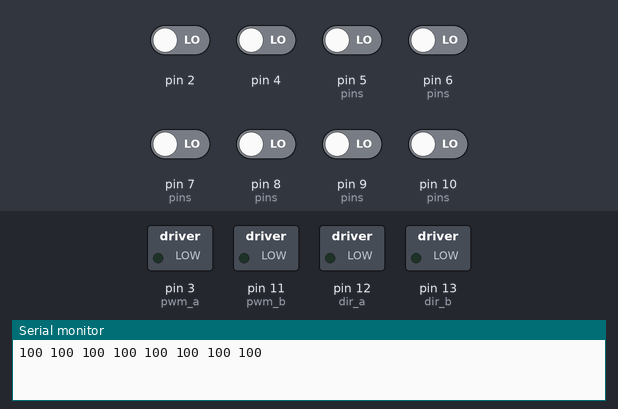
A sketch run on a simulated Arduino Uno, built with avr-gcc and run on an emulated ATmega328P. Shown: switched loads named in the sketch (green lamp = pin HIGH), the last lines printed to the serial monitor. Inputs (shaded band) come from the test bench; at power-on: pin 2, pin 4, pin 5 (pins), pin 6 (pins), pin 7 (pins), pin 8 (pins), pin 9 (pins), pin 10 (pins) LOW.

Above: at 0.01 s.
At 1.2 s:
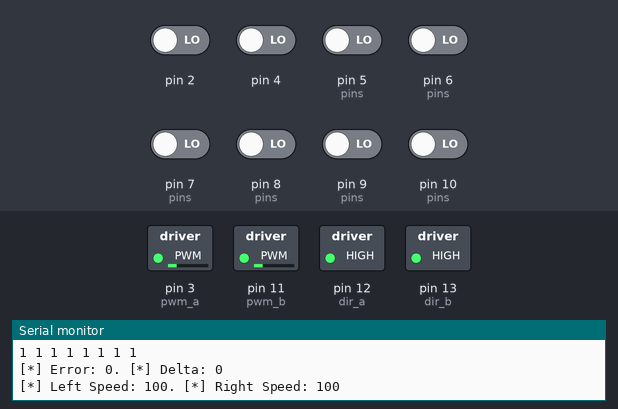
1.3 s: pin 2 driven HIGH
4.3 s: pin 4 driven HIGH
7.3 s: pin 5 (pins) driven HIGH
10.3 s: pin 6 (pins) driven HIGH
13.3 s: pin 4 driven LOW
16.3 s: pin 2 driven LOW
Timing chart, 0 to 19.3 s (numbered marks = the images above; inputs shaded):
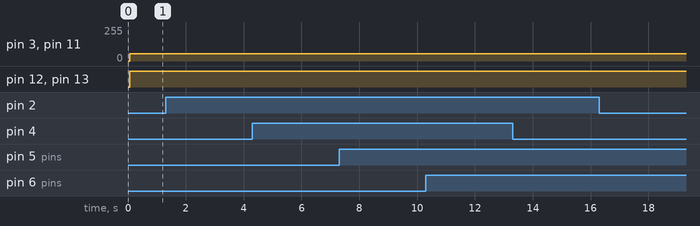

The sketch:

Line_Folower.ino
```cpp
#include <QTRSensors.h>

int pwm_a = 3;  //PWM control for motor outputs 1 and 2 is on digital pin 3
int pwm_b = 11;  //PWM control for motor outputs 3 and 4 is on digital pin 11
int dir_a = 12;  //dir control for motor outputs 1 and 2 is on digital pin 12
int dir_b = 13;  //dir control for motor outputs 3 and 4 is on digital pin 13
int move_pulse = 100;
int lastError = 0;

float KP = 0.003;
float KD = 0.001;

int moterVoltage = 55;
// Number of sensors
int numOfSensors = 8;
// Sensor Pins ( Digital Pins )
int pins[] = { 13, 12, 11, 10, 9, 8, 7, 6, 5 };
// Create array for output from sensors
unsigned int output[8];

// Create the sensor object
QTRSensorsRC qtr((unsigned char[]) { 2, 4, 5, 6, 7 ,8 ,9, 10 }, numOfSensors);

void setup()
{
  Serial.begin(9600);

  // initializ motor pins
  pinMode(pwm_a, OUTPUT);  //Set control pins to be outputs
  pinMode(pwm_b, OUTPUT);
  pinMode(dir_a, OUTPUT);
  pinMode(dir_b, OUTPUT);
  analogWrite(pwm_a, 0);  // set motor voltages 0
  analogWrite(pwm_b, 0);
  Serial.begin(9600);     // for communacations with computer

  //Serial.println("Starting in 3 seconds");
  //delay(3000);

}

void loop()
{
  // Get the position of the line
  qtr.read(output);

  for( int i = 0; i < numOfSensors; i++ )
  {
   Serial.print(output[i]);
   Serial.print(" ");

  }

  Serial.println();

  int normOutput[numOfSensors];

  // Normalise the output into 1 ( white ) and 0 ( black )
  for( int i = 0; i < numOfSensors; i++ )
  {
    if( output[i] > 2000 ) normOutput[i] = 0;
    else normOutput[i] = 1;
  }

  for( int i = 0; i < numOfSensors; i++ )
  {
   Serial.print(normOutput[i]);
   Serial.print(" ");

  }

  Serial.println();

  // Sum up the sensor values
  int average = 0;
  int count = 0;

  for( int i = 0; i < numOfSensors; i++ )
  {
    average += ( i * 1000 ) * normOutput[i];
    count += normOutput[i];
  }

  // Calculate the average
  average = average / count;

  // Calculate the error, ie the diffrence between the middle and the average
  int error = 3500 - average;

  // Calculate the amount to change direction by, devide by 100 because a
  // change in the thousands is far to big
  //int delta = abs(error/10);
  int delta = KP*error + KD*(error - lastError);
  lastError = error;

  Serial.print("[*] Error: ");
  Serial.print(error);
  Serial.print(". ");
  Serial.print("[*] Delta: ");
  Serial.println(delta);

  // If error is less than 0 then that means that the line towards the right of the sensors

  int left = 100;
  int right = 100;

  left += delta;
  right -= delta;

  //if( error > 0 )
  //{
  //  Serial.println("[*] Turning Right");
    //right += delta;
    //left -= delta;
  //  Right(delta);
  //}
  // This means the line is to the left of the sensors
  //else if( error < 0 )
  //{
  //  Serial.println("[*] Turning Left");
    //right -= delta;
    //left += delta;
  //  Left(delta);
  //}

  Serial.print("[*] Left Speed: ");
  Serial.print(left);
  Serial.print(". ");
  Serial.print("[*] Right Speed: ");
  Serial.println(right);

  //if( error != 0 )
  //{
  //  Left(left);
  //  Right(right);
  //}

  //if(delta>40) delta = 40;
  //if(delta<-40) delta = -40;

  float deltaTurnScale = 1;

  if(delta>10)
  {
    if( error < 0 ) Left( abs(delta)*deltaTurnScale);
    else if( error > 0 ) Right( abs(delta)*deltaTurnScale);
  }
  else Forward(1);

  //Forward(100);

  //Left(100);

  //delay(500);
}

//void detectQuadrent()
//{

//}

void moveQuadrent2()
{
 // Move foward
 // If can move left move left

 // If cant go foward
    // Try right
    // If no right
       // turn around
}

void Forward(int dt)
{
   digitalWrite(dir_a, HIGH);   // select motor direction
   digitalWrite(dir_b, HIGH);
   analogWrite(pwm_a, moterVoltage);     // set motor voltage to max
   analogWrite(pwm_b, moterVoltage);
   delay(dt);                   // wait
   //analogWrite(pwm_a, 0);       // set motor voltage to 0
   //analogWrite(pwm_b, 0);
   Serial.println(" forward");
}

void Back(int dt)
{
  digitalWrite(dir_a, LOW);
  digitalWrite(dir_b, LOW);
  analogWrite(pwm_a, moterVoltage);
  analogWrite(pwm_b, moterVoltage);
  delay(dt);
  //analogWrite(pwm_a, 0);
  //analogWrite(pwm_b, 0);
  Serial.println(" back");
}

void Left(int dt)
{
   digitalWrite(dir_a, HIGH);
   digitalWrite(dir_b, LOW);
   analogWrite(pwm_a, moterVoltage);
   analogWrite(pwm_b, moterVoltage);
   delay(dt);
   //analogWrite(pwm_a, 0);
   //analogWrite(pwm_b, 0);
   Serial.println(" left");
}

void Right(int dt)
{
   digitalWrite(dir_a, LOW);
   digitalWrite(dir_b, HIGH);
   analogWrite(pwm_a, moterVoltage);
   analogWrite(pwm_b, moterVoltage);
   delay(dt);
   //analogWrite(pwm_a, 0);
   //analogWrite(pwm_b, 0);
   Serial.println(" right");
}
```
